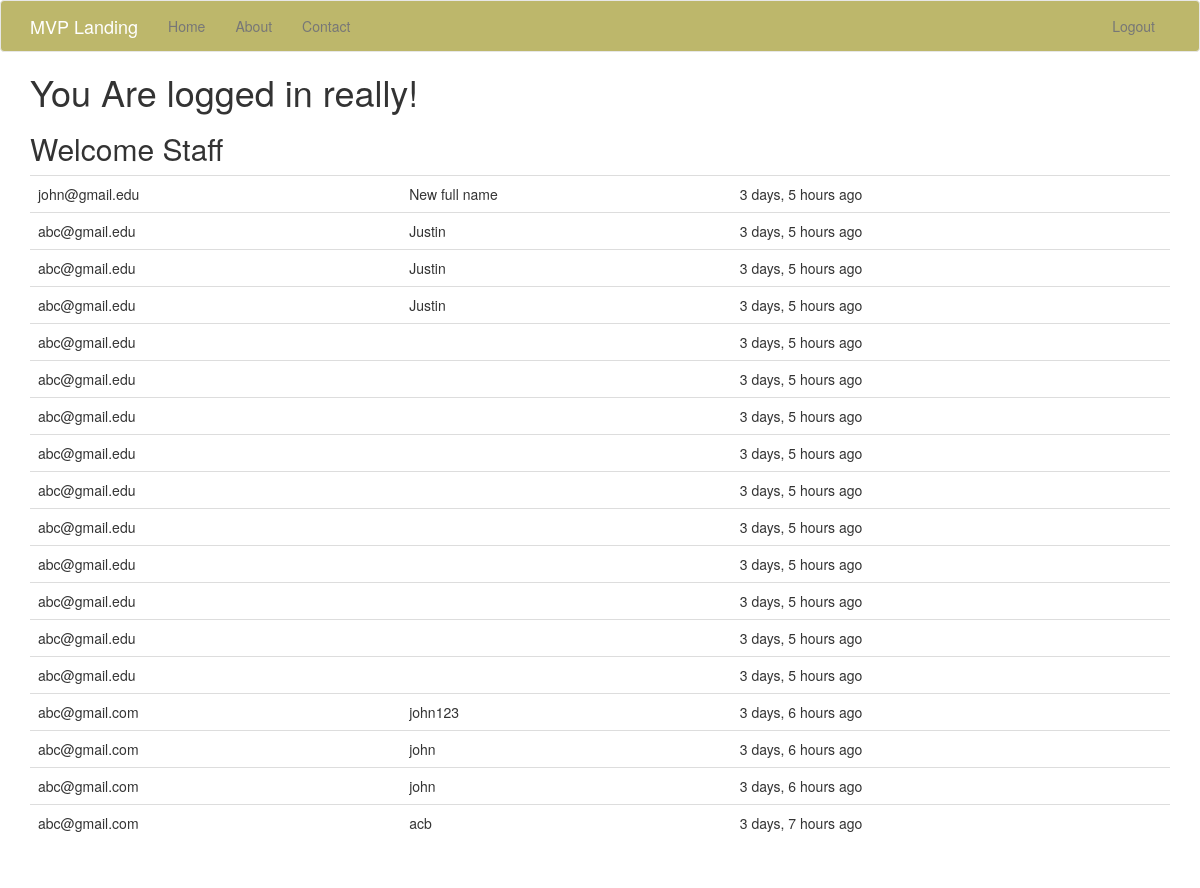
/newsletter/home/ (signed in), run on the app's committed database.
### newsletter/models.py (models this page shows)
class SignUp(models.Model):
    email = models.EmailField()
    full_name = models.CharField(max_length=120, default='', blank=True, null=True)
    timestamp = models.DateTimeField(auto_now_add=True, auto_now=False)
    updated = models.DateTimeField(auto_now_add=False, auto_now=True)
    def __str__(self):
        return self.email

### newsletter/views.py (the view, shortened to what this page needs)
def home(request):
    title = 'Sign Up Now'
    form = SignUpForm(request.POST or None)
    context = {
        "title": title,
        "form": form
    }
    if request.user.is_authenticated() and request.user.is_staff:
        i = 1
        queryset = SignUp.objects.all().order_by('-timestamp')
        context = {
            "queryset": queryset
        }
    return render(request, 'newsletter/home.html', context)

### newsletter/templates/newsletter/home.html (shortened to what this page needs)
{% extends "newsletter/base.html" %}
{% load crispy_forms_tags %}
{%  block content  %}
    {%  if request.user.is_authenticated %}
        <h1>You Are logged in really!</h1>
        {% if queryset %}
            <h2>Welcome Staff</h2>
            <table class='table'>
            {%  for instance in queryset  %}
               <tr>
                   <td>{{ instance }}</td>
                   <td> {{ instance.full_name }}</td>
                   <td>{{ instance.timestamp|timesince }} ago</td>
               </tr>
            {% endfor %}
            </table>
        {% endif %}
    {%  endif %}
{% endblock %}

### newsletter/templates/newsletter/base.html (shortened to what this page needs)
<!DOCTYPE html>
<html lang="en">
  <head>
    {%  include 'newsletter/head_css.html' %}
  </head>
    <body>
        {% include 'newsletter/navbar.html' %}
        <div class="container">
            {%  block content  %}
            {% endblock %}
        </div>
{% load staticfiles %}
  </body>
</html>

### newsletter/templates/newsletter/head_css.html
    {% load staticfiles %}
        <link rel="stylesheet" type="text/css" href="{% static 'newsletter/css/bootstrap.min.css' %}" />
        <link rel="stylesheet" type="text/css" href="{% static 'newsletter/css/new.css' %}" />
        <link href="{% static 'newsletter/css/navbar.css' %}" rel="stylesheet">
        <link href="{% static 'newsletter/css/new.css' %}" rel="stylesheet">
        <link href="{% static 'newsletter/css/font-awesome.min.css' %}" rel="stylesheet">

### newsletter/templates/newsletter/navbar.html (shortened to what this page needs)
      <nav class="navbar navbar-default">
        <div class="container">
          <div class="navbar-header">
            <a class="navbar-brand" href="{%  url 'newsletter:home' %}">MVP Landing</a>
          </div>
          <div id="navbar" class="navbar-collapse collapse">
            <ul class="nav navbar-nav">
              <li><a href="{%  url 'newsletter:home' %}">Home</a></li>
              <li><a href="{%  url 'newsletter:about' %}">About</a></li>
              <li><a href="{%  url 'newsletter:contact' %}">Contact</a></li>
            </ul>
             <ul class="nav navbar-nav navbar-right">
                {% if request.user.is_authenticated  %}
                    <li><a href="{% url 'auth_logout' %}">Logout</a></li>
                {% else %}
                    <li><a href="{% url 'registration_register' %}">Register</a></li>
                {% endif %}
            </ul>
          </div>
        </div>
      </nav>

### newsletter/static/newsletter/css/navbar.css (style rules this page uses)
body { min-height: 1000px; }
.navbar { background-color: darkkhaki; margin-bottom: 0px !important; }
.navbar-default .navbar-brand { color: #fff; }

### data on the page
SignUp: email "john@gmail.edu", full_name "New full name", timestamp "3 days, 5 hours"
SignUp: email "abc@gmail.edu", full_name "Justin", timestamp "3 days, 5 hours"
SignUp: email "abc@gmail.edu", full_name "Justin", timestamp "3 days, 5 hours"
SignUp: email "abc@gmail.edu", full_name "Justin", timestamp "3 days, 5 hours"
SignUp: email "abc@gmail.edu", timestamp "3 days, 5 hours"
SignUp: email "abc@gmail.edu", timestamp "3 days, 5 hours"
SignUp: email "abc@gmail.edu", timestamp "3 days, 5 hours"
SignUp: email "abc@gmail.edu", timestamp "3 days, 5 hours"
SignUp: email "abc@gmail.edu", timestamp "3 days, 5 hours"
SignUp: email "abc@gmail.edu", timestamp "3 days, 5 hours"
SignUp: email "abc@gmail.edu", timestamp "3 days, 5 hours"
SignUp: email "abc@gmail.edu", timestamp "3 days, 5 hours"
SignUp: email "abc@gmail.edu", timestamp "3 days, 5 hours"
SignUp: email "abc@gmail.edu", timestamp "3 days, 5 hours"
SignUp: email "abc@gmail.com", full_name "john123", timestamp "3 days, 6 hours"
SignUp: email "abc@gmail.com", full_name "john", timestamp "3 days, 6 hours"
SignUp: email "abc@gmail.com", full_name "john", timestamp "3 days, 6 hours"
SignUp: email "abc@gmail.com", full_name "acb", timestamp "3 days, 7 hours"
